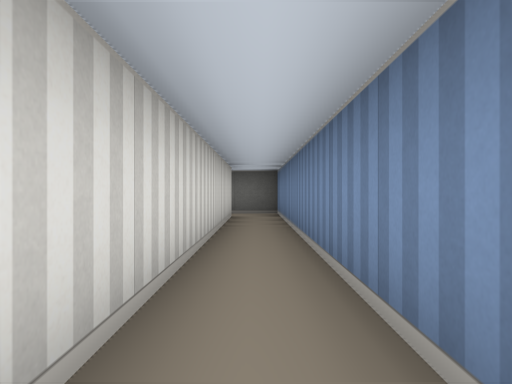
view 1 (above)

24 first-person views from a walk through a cub3D ray-caster map. The camera is about half as high as the walls, looks level and sees 70° across. The floor is counted in squares. Each view is taken from the middle of a square. On the plan, view 1 faces up. The plan holds only what a view shows up to about 9 squares ahead; the rest is blank.

view 2
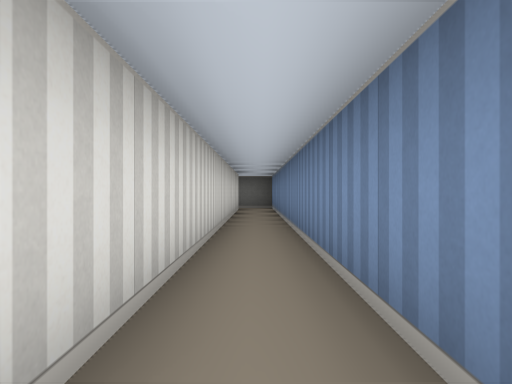

view 3
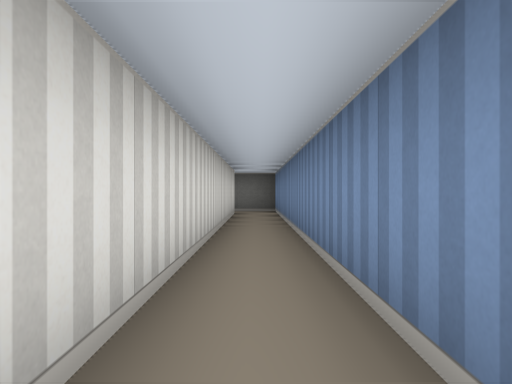

view 4
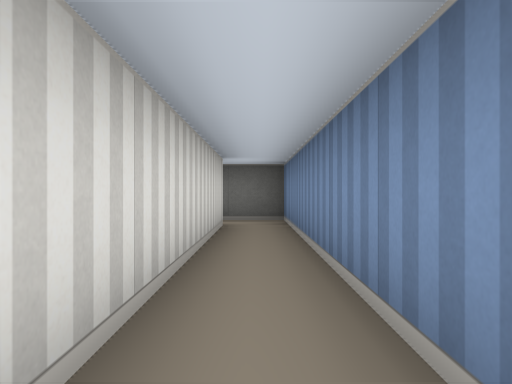

view 5
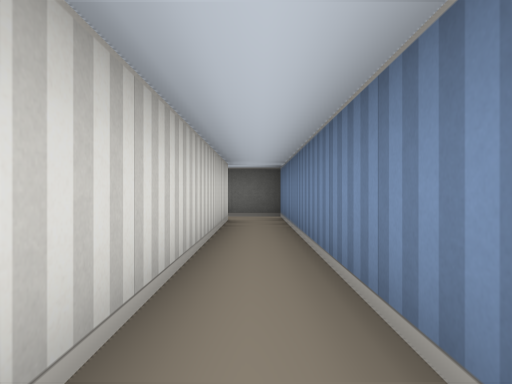

view 6
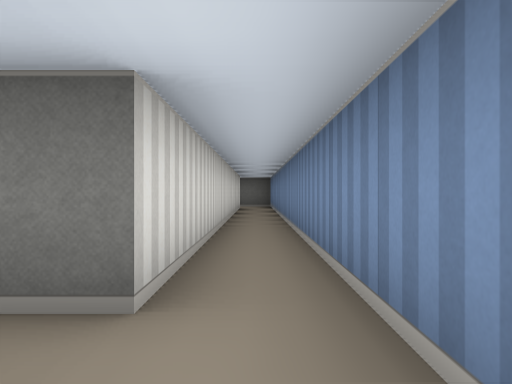

view 7
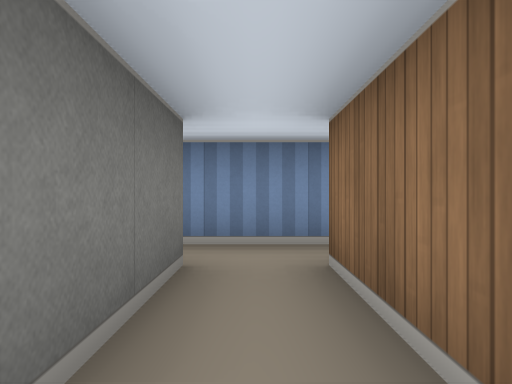

view 8
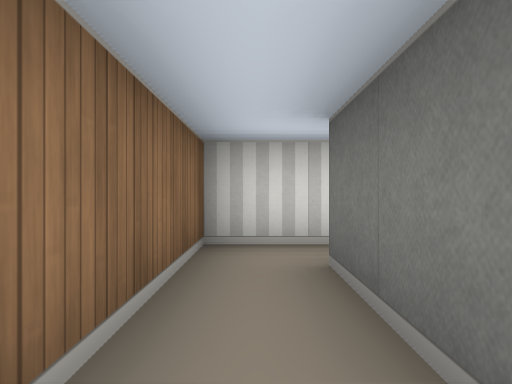

view 9
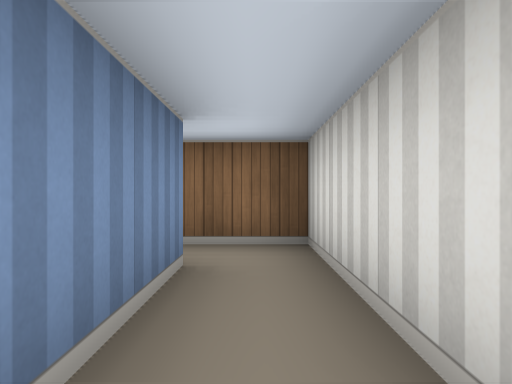

view 10
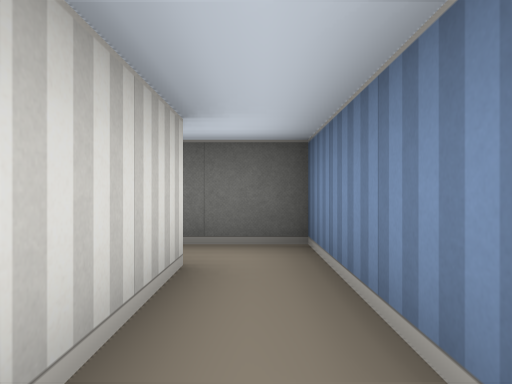

view 11
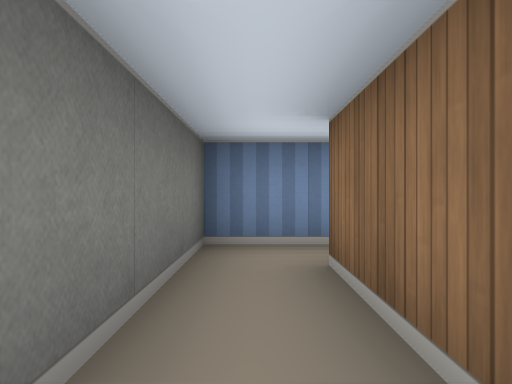

view 12
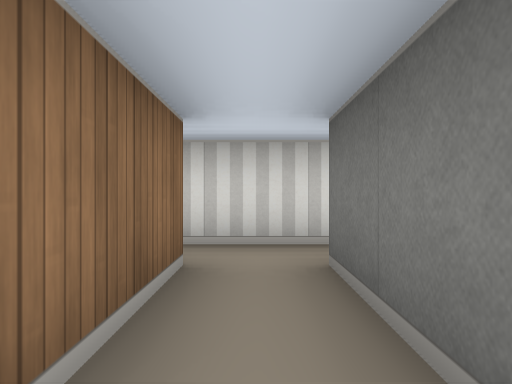

view 13
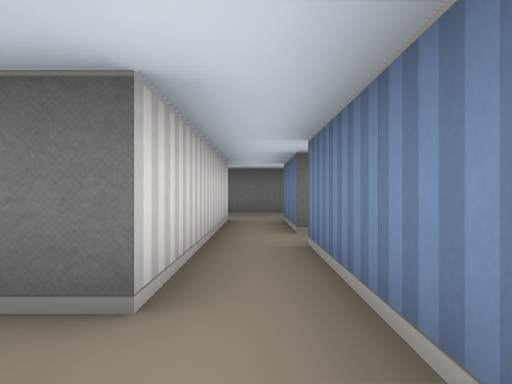

view 14
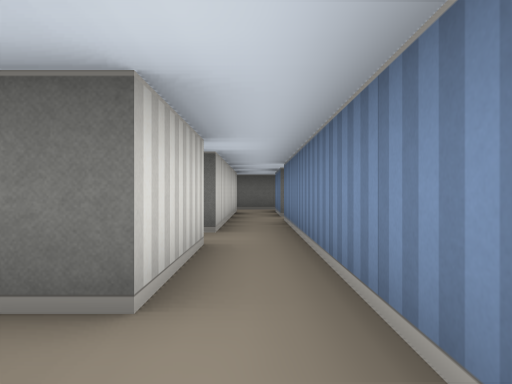

view 15
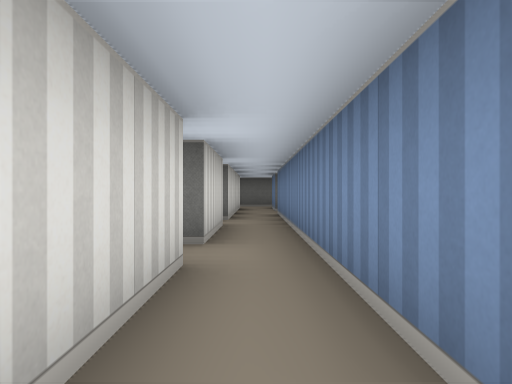

view 16
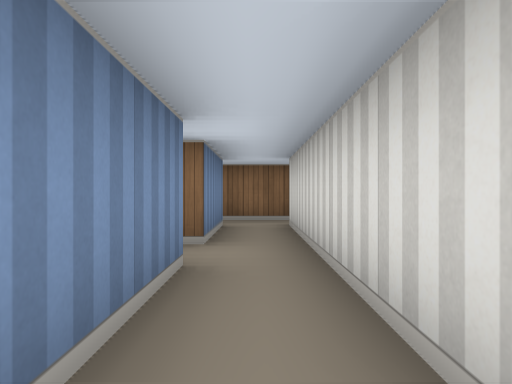

view 17
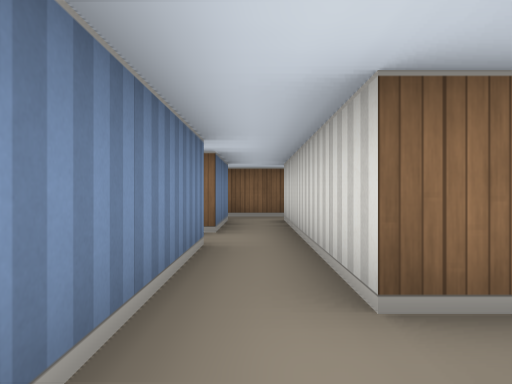

view 18
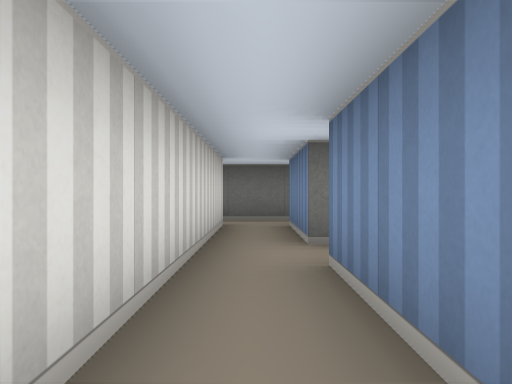

view 19
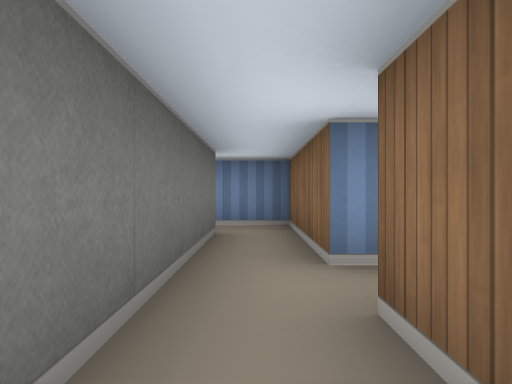

view 20
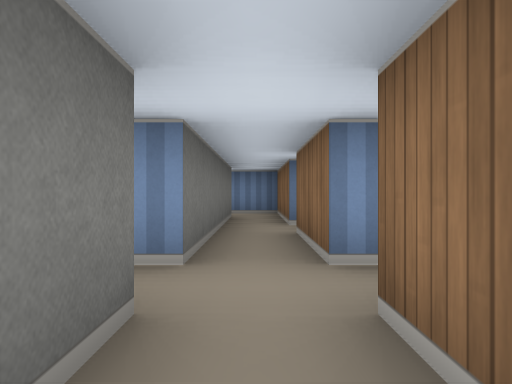

view 21
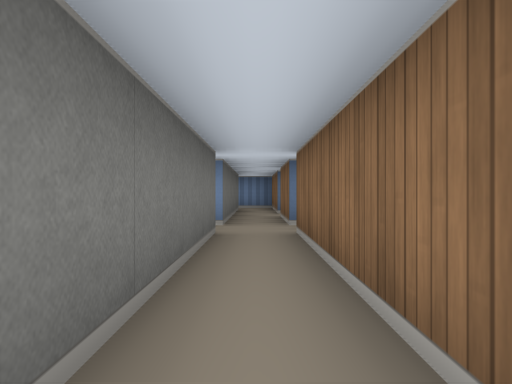

view 22
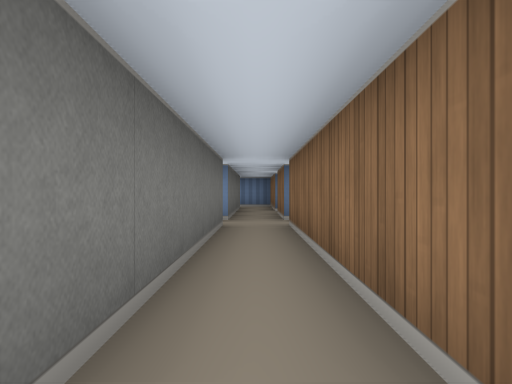

view 23
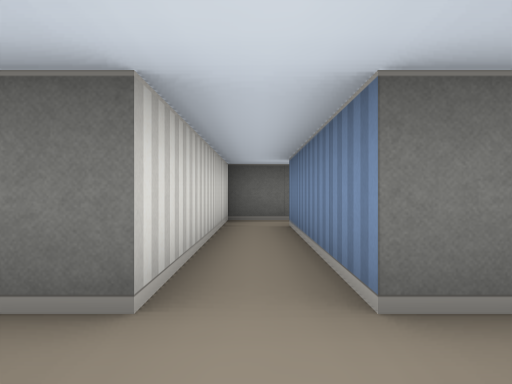

view 24
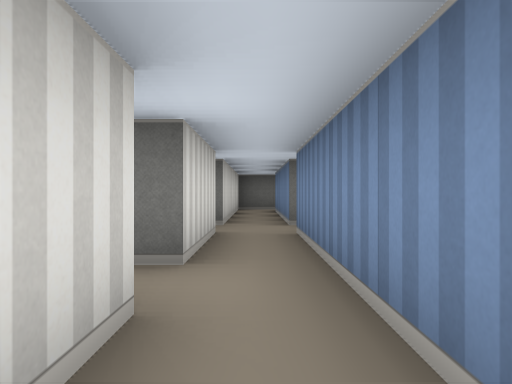

### Floor plan
Key: @ floor where view 1 was taken; # wall or solid block; . floor.
Columns run from 15 left of view 1 to 1 right of it. Each row starts with its distance up from view 1.
  9      ###      ###
  8      #..      ..#
  7      #.#      #.#
  6      #.#      #.#
  5      #.#      #.#
  4  #####.#####.##.#
  3 .............##.#
  2  #####.##.#####.#
  1      #.##.#####.#
  0      ..##....##@#
 -1      #.##.##.##.#
 -2       . #.##.##.#
 -3         ..##....#
 -4         #.#####.#
 -5         #.#
 -6         ..#
 -7         #.#
 -8         #.#
 -9         #..
-10         #.#
-11         #.#
-12         ...
-13         ###

Positions as (right, up) in squares from view 1, and headings:
1: (0, 0), facing up
2: (0, -3), facing up
3: (0, -1), facing up
4: (0, 2), facing up
5: (0, 1), facing up
6: (0, -4), facing up
7: (-3, -3), facing right
8: (0, -3), facing left
9: (-3, 0), facing down
10: (-3, -3), facing up
11: (-6, 0), facing right
12: (-3, 0), facing left
13: (-6, -4), facing up
14: (-6, -7), facing up
15: (-6, -9), facing up
16: (-6, -6), facing down
17: (-6, -5), facing down
18: (-6, -3), facing up
19: (-8, 3), facing right
20: (-11, 3), facing right
21: (-14, 3), facing right
22: (-15, 3), facing right
23: (-9, 2), facing up
24: (-9, -2), facing up
